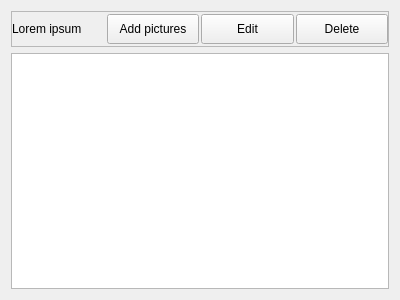
<?xml version="1.0" encoding="UTF-8"?>
<ui version="4.0">
 <class>AlbumWidget</class>
 <widget class="QWidget" name="AlbumWidget">
  <property name="geometry">
   <rect>
    <x>0</x>
    <y>0</y>
    <width>400</width>
    <height>300</height>
   </rect>
  </property>
  <property name="windowTitle">
   <string>Form</string>
  </property>
  <layout class="QVBoxLayout" name="verticalLayout">
   <item>
    <widget class="QFrame" name="albumInfoFrame">
     <property name="frameShape">
      <enum>QFrame::StyledPanel</enum>
     </property>
     <property name="frameShadow">
      <enum>QFrame::Raised</enum>
     </property>
     <property name="lineWidth">
      <number>0</number>
     </property>
     <layout class="QHBoxLayout" name="horizontalLayout">
      <property name="spacing">
       <number>2</number>
      </property>
      <property name="leftMargin">
       <number>0</number>
      </property>
      <property name="topMargin">
       <number>2</number>
      </property>
      <property name="rightMargin">
       <number>0</number>
      </property>
      <property name="bottomMargin">
       <number>2</number>
      </property>
      <item>
       <widget class="QLabel" name="albumName">
        <property name="text">
         <string>Lorem ipsum</string>
        </property>
       </widget>
      </item>
      <item>
       <widget class="QPushButton" name="addPicturesButton">
        <property name="minimumSize">
         <size>
          <width>0</width>
          <height>30</height>
         </size>
        </property>
        <property name="text">
         <string>Add pictures</string>
        </property>
        <property name="icon">
         <iconset resource="res/resources.qrc">
          <normaloff>:/icons/photo-add.png</normaloff>:/icons/photo-add.png</iconset>
        </property>
       </widget>
      </item>
      <item>
       <widget class="QPushButton" name="editButton">
        <property name="minimumSize">
         <size>
          <width>0</width>
          <height>30</height>
         </size>
        </property>
        <property name="text">
         <string>Edit</string>
        </property>
        <property name="icon">
         <iconset resource="res/resources.qrc">
          <normaloff>:/icons/album-edit.png</normaloff>:/icons/album-edit.png</iconset>
        </property>
       </widget>
      </item>
      <item>
       <widget class="QPushButton" name="deleteButton">
        <property name="minimumSize">
         <size>
          <width>0</width>
          <height>30</height>
         </size>
        </property>
        <property name="text">
         <string>Delete</string>
        </property>
        <property name="icon">
         <iconset resource="res/resources.qrc">
          <normaloff>:/icons/album-delete.png</normaloff>:/icons/album-delete.png</iconset>
        </property>
       </widget>
      </item>
     </layout>
    </widget>
   </item>
   <item>
    <widget class="QListView" name="thumbnailListView"/>
   </item>
  </layout>
 </widget>
 <resources>
  <include location="res/resources.qrc"/>
 </resources>
 <connections/>
</ui>
